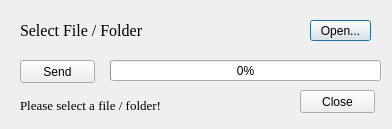
<?xml version="1.0" encoding="UTF-8"?>
<ui version="4.0">
 <class>Server</class>
 <widget class="QDialog" name="Server">
  <property name="geometry">
   <rect>
    <x>0</x>
    <y>0</y>
    <width>392</width>
    <height>129</height>
   </rect>
  </property>
  <property name="windowTitle">
   <string>Dialog</string>
  </property>
  <widget class="QLabel" name="label">
   <property name="geometry">
    <rect>
     <x>20</x>
     <y>20</y>
     <width>131</width>
     <height>20</height>
    </rect>
   </property>
   <property name="font">
    <font>
     <family>Times New Roman</family>
     <pointsize>12</pointsize>
    </font>
   </property>
   <property name="text">
    <string>Select File / Folder</string>
   </property>
  </widget>
  <widget class="QPushButton" name="open_btn_">
   <property name="geometry">
    <rect>
     <x>310</x>
     <y>20</y>
     <width>61</width>
     <height>21</height>
    </rect>
   </property>
   <property name="text">
    <string>Open...</string>
   </property>
  </widget>
  <widget class="QPushButton" name="send_btn_">
   <property name="geometry">
    <rect>
     <x>20</x>
     <y>60</y>
     <width>75</width>
     <height>23</height>
    </rect>
   </property>
   <property name="text">
    <string>Send</string>
   </property>
  </widget>
  <widget class="QProgressBar" name="progress_bar_">
   <property name="geometry">
    <rect>
     <x>110</x>
     <y>60</y>
     <width>271</width>
     <height>21</height>
    </rect>
   </property>
   <property name="value">
    <number>0</number>
   </property>
  </widget>
  <widget class="QLabel" name="status_label_">
   <property name="geometry">
    <rect>
     <x>20</x>
     <y>90</y>
     <width>191</width>
     <height>31</height>
    </rect>
   </property>
   <property name="font">
    <font>
     <family>Times New Roman</family>
     <pointsize>10</pointsize>
    </font>
   </property>
   <property name="text">
    <string>Please select a file / folder!</string>
   </property>
  </widget>
  <widget class="QPushButton" name="close_btn_">
   <property name="geometry">
    <rect>
     <x>300</x>
     <y>90</y>
     <width>75</width>
     <height>23</height>
    </rect>
   </property>
   <property name="text">
    <string>Close</string>
   </property>
  </widget>
 </widget>
 <resources/>
 <connections/>
</ui>
